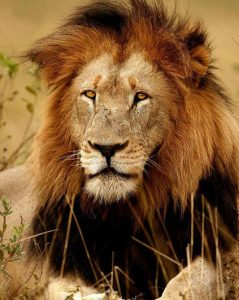
#> input picture Leao_imagem.jpg, 239 x 300 px
$ python separacao_de_imagem_colorida.py
#> lines starting #> are read from the running program, lines starting #| are printed output that depends on the picture
# Separação de cores em uma imagem (Canais RGB)

import cv2
import numpy as np
import matplotlib.pyplot as plt

# Carregar a imagem do cachorro
imagem_original = cv2.imread('Leao_imagem.jpg')
#> imagem_original is the input picture: shape (300, 239, 3); mean B, G, R 50.8, 89.8, 127.1

# Dividindo a imagem em seus componentes de cor (canais RGB)
canal_b, canal_g, canal_r = cv2.split(imagem_original)
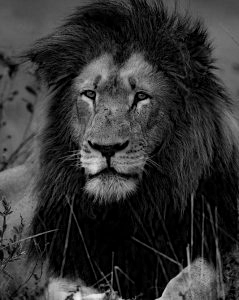
#> canal_b: shape (300, 239); min 0, max 237, mean 50.8
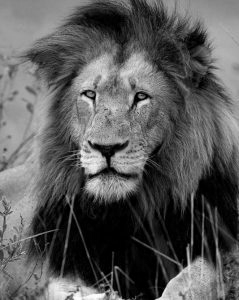
#> canal_g: shape (300, 239); min 0, max 255, mean 89.8
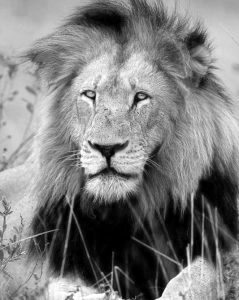
#> canal_r: shape (300, 239); min 0, max 255, mean 127.1

# Gerando imagens apenas com o canal correspondente em destaque
fundo_preto = np.zeros_like(canal_b)  # Fundo preto para combinar com os outros canais
imagem_canal_azul = cv2.merge([canal_b, fundo_preto, fundo_preto])
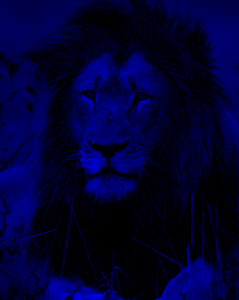
#> imagem_canal_azul: shape (300, 239, 3); mean of channels 0, 1, 2 50.8, 0, 0; drawn as B, G, R
imagem_canal_verde = cv2.merge([fundo_preto, canal_g, fundo_preto])
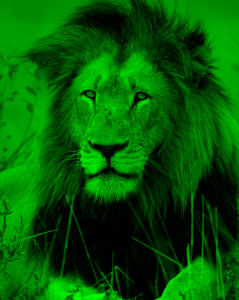
#> imagem_canal_verde: shape (300, 239, 3); mean of channels 0, 1, 2 0, 89.8, 0; drawn as B, G, R
imagem_canal_vermelho = cv2.merge([fundo_preto, fundo_preto, canal_r])
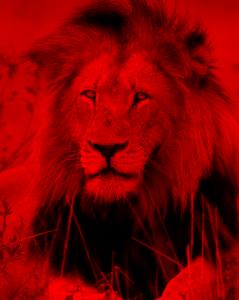
#> imagem_canal_vermelho: shape (300, 239, 3); mean of channels 0, 1, 2 0, 0, 127.1; drawn as B, G, R

# Exibição dos canais separados
figura, eixos = plt.subplots(1, 3, figsize=(18, 6))
eixos[0].imshow(cv2.cvtColor(imagem_canal_vermelho, cv2.COLOR_BGR2RGB))
eixos[0].set_title('Vermelho')
eixos[1].imshow(cv2.cvtColor(imagem_canal_verde, cv2.COLOR_BGR2RGB))
eixos[1].set_title('Verde')
eixos[2].imshow(cv2.cvtColor(imagem_canal_azul, cv2.COLOR_BGR2RGB))
eixos[2].set_title('Azul')

# Remover os eixos
for eixo in eixos:
    eixo.axis('off')

plt.tight_layout()
plt.show()
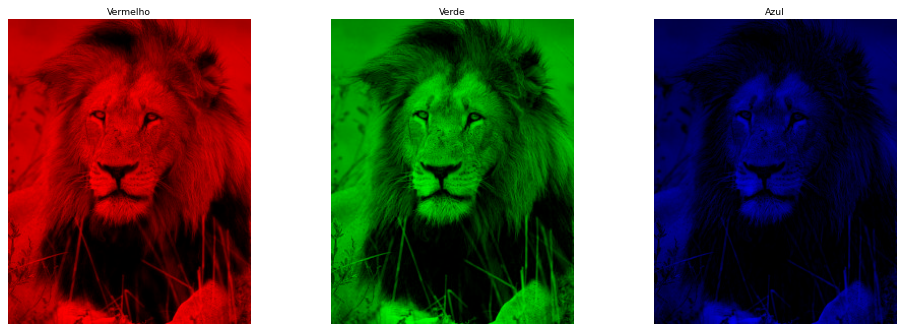
#> figure drawn by matplotlib, 3 panels

# Salvando as imagens dos canais em arquivos separados
cv2.imwrite('imagem_canal_vermelho.jpg', imagem_canal_vermelho)
cv2.imwrite('imagem_canal_verde.jpg', imagem_canal_verde)
cv2.imwrite('imagem_canal_azul.jpg', imagem_canal_azul)

$ run again, with mama.jpg copied over Leao_imagem.jpg
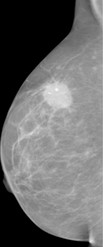
#> input picture mama.jpg, 103 x 247 px
#> imagem_original is the input picture: shape (247, 103, 3); min 0, max 251, mean 106.4
#> `imagem_canal_vermelho = cv2.merge([fundo_preto, fundo_preto, canal_r])`:
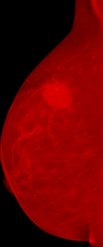
#> imagem_canal_vermelho: shape (247, 103, 3); mean of channels 0, 1, 2 0, 0, 106.4; drawn as B, G, R
#> `plt.show()`:
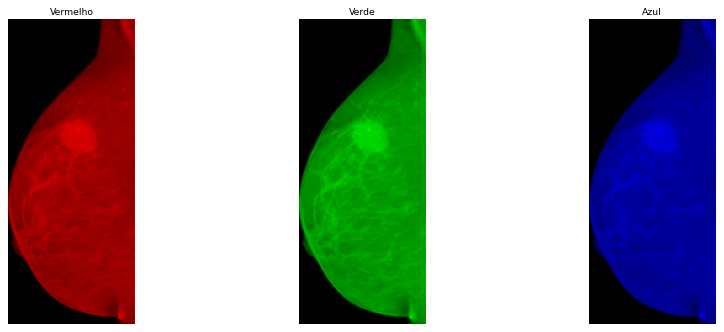
#> figure drawn by matplotlib, 3 panels
